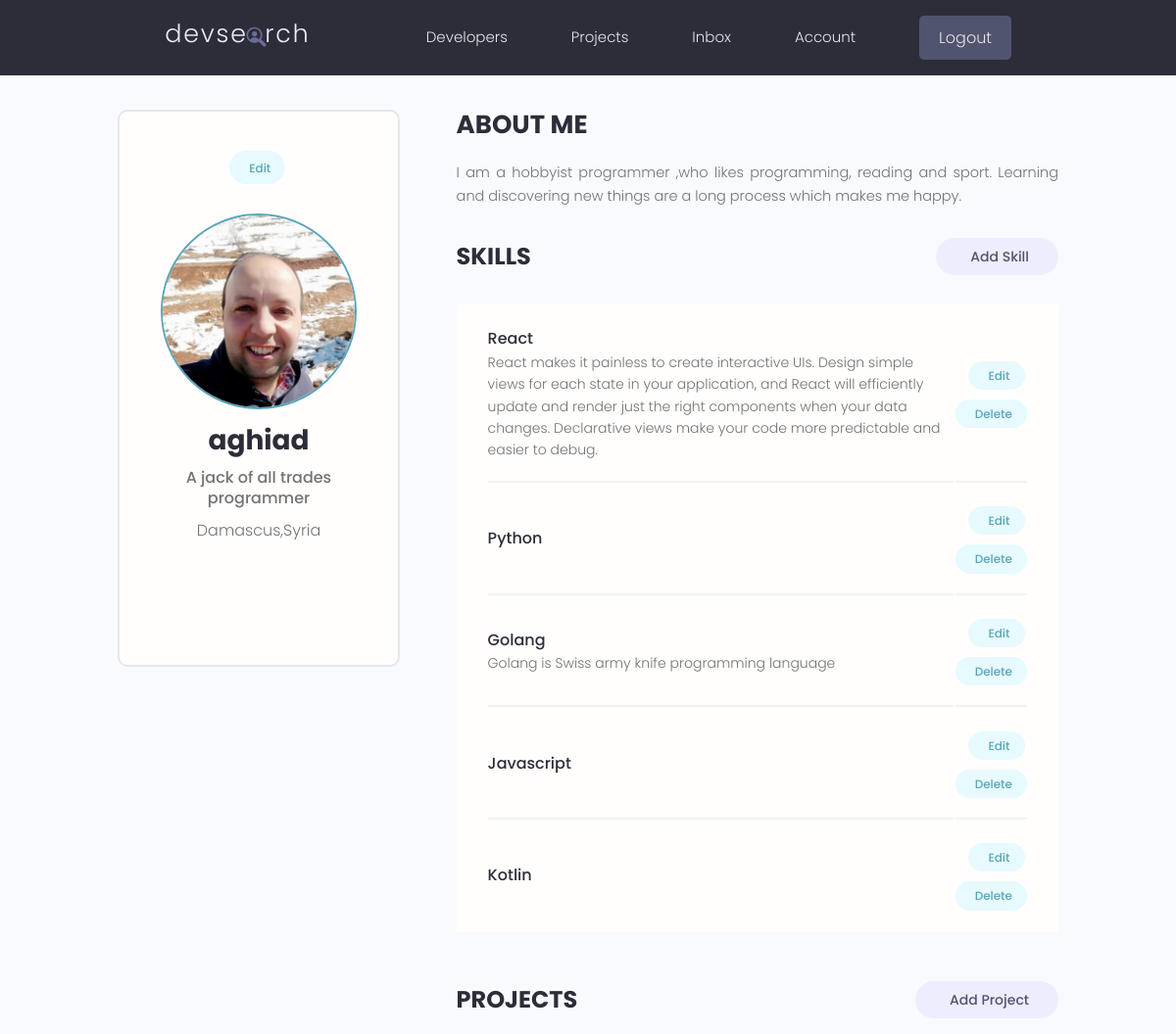
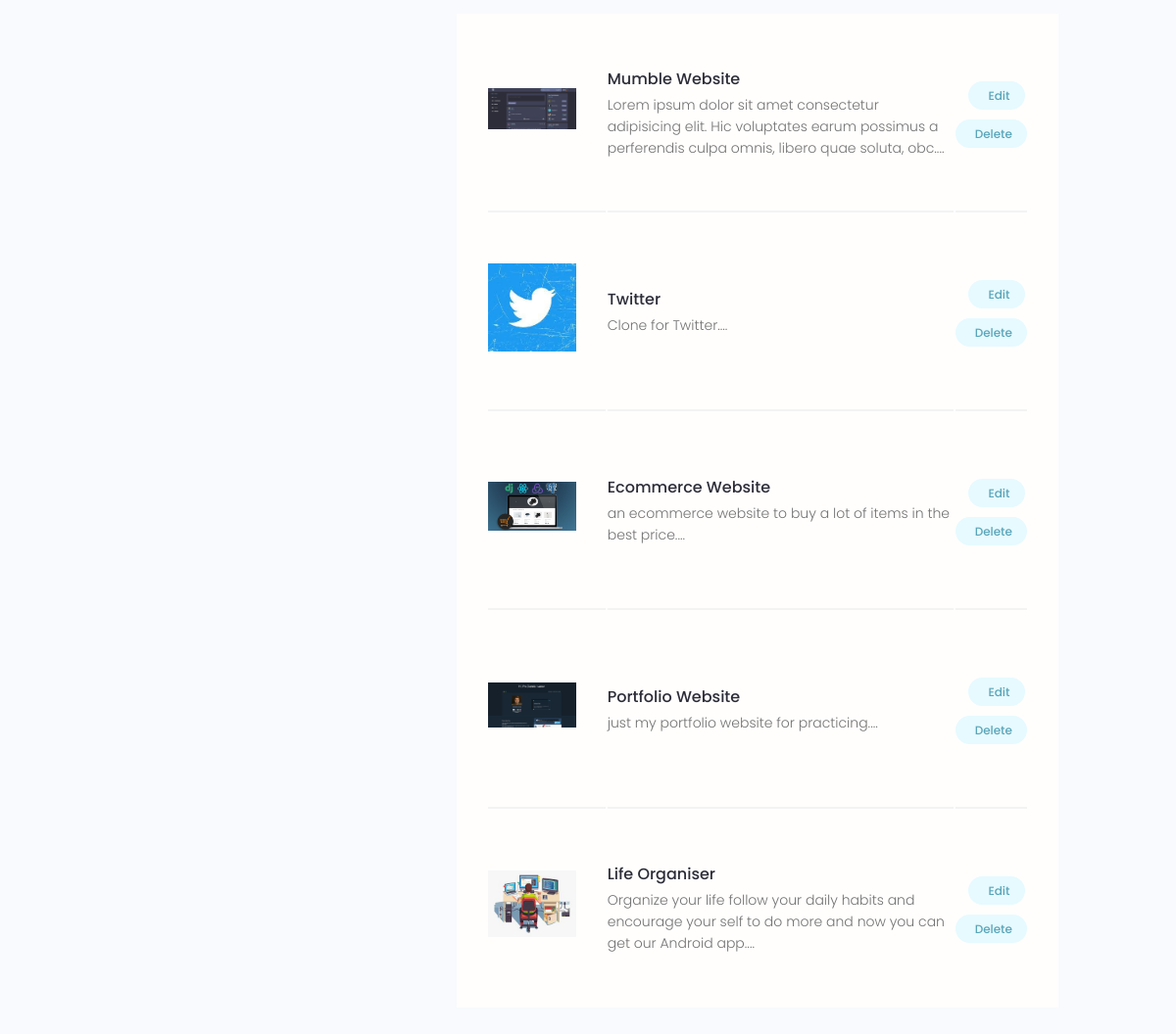
The app's page /account/ (signed in) with its own data (2 pictures, top to bottom).
### users/models.py (models this page shows, shortened)
class Profile(models.Model):
    user=models.OneToOneField(User,on_delete=models.CASCADE,null=True,blank=True)
    name=models.CharField(max_length=200,null=True,blank=True)
    email=models.EmailField(max_length=200,null=True,blank=True)
    username=models.CharField(max_length=200,blank=True,null=True)
    location=models.CharField(max_length=200,blank=True,null=True)
    short_intro=models.CharField(max_length=200,null=True,blank=True)
    bio=models.TextField(blank=True,null=True)
    profile_image=models.ImageField(blank=True,null=True,upload_to='profiles/',default='profiles/user-default.png')
    social_github=models.CharField(max_length=200,null=True,blank=True)
    social_twitter=models.CharField(max_length=200,null=True,blank=True)
    social_linkedin=models.CharField(max_length=200,null=True,blank=True)
    social_youtube=models.CharField(max_length=200,null=True,blank=True)
    social_website=models.CharField(max_length=200,null=True,blank=True)
    created=models.DateTimeField(auto_now_add=True)
    id=models.UUIDField(editable=False,primary_key=True,default=uuid.uuid4,unique=True)

class Skill(models.Model):
    owner=models.ForeignKey(
        Profile,on_delete=models.CASCADE,null=True,blank=True)
    name=models.CharField(max_length=200,null=True,blank=True)
    description=models.TextField(null=True,blank=True)
    created=models.DateTimeField(auto_now_add=True)
    id=models.UUIDField(
        default=uuid.uuid4,primary_key=True,unique=True,editable=False)

### projects/models.py (models this page shows, shortened)
class Project(models.Model):
    owner=models.ForeignKey(Profile,null=True,blank=True,on_delete=SET_NULL)
    title=models.CharField(max_length=200)
    description=models.TextField(null=True,blank=True)
    demo_link=models.CharField(max_length=2000,null=True,blank=True)
    source_link=models.CharField(max_length=2000,null=True,blank=True)
    featured_image=models.ImageField(null=True,blank=True,default='default.jpg')
    tags=models.ManyToManyField('Tag',blank=True)
    votes_total=models.IntegerField(default=0,null=True,blank=True)
    votes_ratio=models.IntegerField(default=0,null=True,blank=True)
    created=models.DateTimeField(auto_now_add=True)
    id=models.UUIDField(default=uuid.uuid4,primary_key=True,unique=True,editable=False)

### users/views.py (the view)
# urls.py: path('account/',views.userAccount,name='account'),
@login_required(login_url="login")
def userAccount(request):
    profile=request.user.profile
    skills=profile.skill_set.all()
    projects=profile.project_set.all()
    context={'profile':profile,'skills':skills,'projects':projects}
    return render(request,'users/account.html',context)

### users/templates/users/account.html (shortened to what this page needs)
{% extends 'main.html' %}
{% block content%}
  <main class="settingsPage profile my-md">
    <div class="container">
      <div class="layout">
        <div class="column column--1of3">
          <div class="card text-center">
            <div class="card__body dev">
              <a class="tag tag--pill tag--main settings__btn" href="{% url 'edit-account' %}"> Edit</a>
              <img class="avatar avatar--xl dev__avatar" src="{{profile.profile_image.url}}" />
              <h2 class="dev__name">{{profile.username}}</h2>
              <p class="dev__title">{{profile.short_intro}}</p>
              <p class="dev__location">{{profile.location}}</p>
              <ul class="dev__social">
              </ul>
            </div>
          </div>
        </div>
        <div class="column column--2of3">
          <div class="devInfo">
            <h3 class="devInfo__title">About Me</h3>
            <p class="devInfo__about">
             {{profile.bio}}
            </p>
          </div>
          <div class="settings">
            <h3 class="settings__title">Skills</h3>
            <a class="tag tag--pill tag--sub settings__btn tag--lg" href="#"> Add Skill</a>
          </div>
          <table class="settings__table">
            {% for skill in skills %}
            <tr>
              <td class="settings__tableInfo">
                <h4>{{skill.name}}</h4>
                <p>
                 {{skill.description}}
                </p>
              </td>
              <td class="settings__tableActions">
                <a class="tag tag--pill tag--main settings__btn" href="#"> Edit</a>
                <a class="tag tag--pill tag--main settings__btn" href="#">
                  Delete</a>
              </td>
            </tr>
            {% endfor %}
          </table>
          <div class="settings">
            <h3 class="settings__title">Projects</h3>
            <a class="tag tag--pill tag--sub settings__btn tag--lg" href="{% url 'create-project' %}"> Add Project</a>
          </div>
          <table class="settings__table">
            {% for project in projects%}
            <tr>
              <td class="settings__thumbnail">
                <a href="{% url 'project' project.id %}"><img src="{{project.featured_image.url}}" alt="Project Thumbnail" /></a>
              </td>
              <td class="settings__tableInfo">
                <a href="{% url 'project' project.id %}">{{project.title}}</a>
                <p>
                  {{project.description|slice:150}}....
                </p>
              </td>
              <td class="settings__tableActions">
                <a class="tag tag--pill tag--main settings__btn" href="{% url 'update-project' project.id %}"> Edit</a>
                <a class="tag tag--pill tag--main settings__btn" href="{% url 'delete-project' project.id %}">
                  Delete</a>
              </td>
            </tr>
            {% endfor %}
          </table>
        </div>
      </div>
    </div>
  </main>
{% endblock content %}

### static/styles/app.css (style rules this page uses)
:root { --color-sub: #2d2d39; }
.card { border: 2px solid var(--color-light); }
img { width: 100%; }
.profile .card > .dev { padding: 4rem; }
.dev__avatar { display: block; margin: auto; }
.dev__name { color: var(--color-sub); font-size: 2.8rem; font-weight: 700; margin-top: 1rem; margin-bottom: 0.5rem; }
.dev__title { font-size: 1.6rem; font-weight: 500; line-height: 1.3; }
.dev__location { margin-top: 1rem; }
.dev__social { margin: 3rem 0; list-style: none; display: flex; justify-content: center; gap: 1.5rem; }
.devInfo { margin-bottom: 3rem; }
.devInfo__title, .devInfo__subtitle { font-size: 2.6rem; color: var(--color-sub); text-transform: uppercase; font-weight: 700; margin-bottom: 1.5rem; }
.devInfo__about, .devSkill__info { font-size: 1.45rem; line-height: 1.7; text-align: justify; }
.settingsPage .dev > .settings__btn { display: inline-block; margin-bottom: 3rem; }
.settings { display: flex; justify-content: space-between; align-items: center; }
.settings__title { font-size: 2.4rem; text-transform: uppercase; font-weight: 700; color: var(--color-sub); }
.settings__table { margin-top: 3rem; margin-bottom: 5rem; padding: 0 3rem; background: var(--color-white); }
.settings__table tr { width: 100%; }
.settings__table tr > td { padding: 2rem 0; }
.settings__table tr:not(:last-child) td { border-bottom: 2px solid var(--color-white-light); }
.settings__thumbnail { width: 23%; min-width: 10rem; }
.settings__thumbnail img { padding-right: 3rem; height: 15rem; object-fit: contain; }
.settings__tableInfo { width: 100%; }
.settings__tableInfo h4, .settings__tableInfo a { padding-right: 1rem; width: auto; font-size: 1.6rem; font-weight: 500; color: var(--color-sub); }
.settings__tableInfo p { font-size: 1.4rem; }
.settings__tableActions { text-align: right; }

### static/uikit/styles/modules/_variables.css (style rules this page uses)
:root { --color-main: #5aa5b9; --color-main-light: #e6faff; --color-sub: #3f4156; --color-sub-light: #51546e; --color-sub-lighter: #ededfd; --color-text: #737373; --color-gray: #8b8b8b; --color-light: #e5e7eb; --color-light-gray: #767676; --color-bg: #f8fafd; --color-white: #fffefd; --color-white-light: #f3f3f3; --color-success: #359e64; --color-success-bg: #def8e8; --color-error: #fc4b0b; --color-error-bg: #fff2ee; --font-base: 'Poppins', arial, helvetica, 'Segoe UI', roboto, ubuntu, sans-serif; --font-monospace: 'Fira Code', 'Courier New', courier, monospace; --font-regular: 300; --font-medium: 500; --font-bold: 700; --generic-shadow: 1px 1px 5px #00000010; --generic-transition: all 0.3s ease-in-out; }

### static/uikit/styles/modules/_base.css (style rules this page uses)
* { margin: 0; padding: 0; box-sizing: border-box; text-rendering: optimizeLegibility; color: inherit; font-size: inherit; }
html { font-size: 50%; }
@media only screen and (min-width: 480px) { html { font-size: 56.25%; } }
@media only screen and (min-width: 1200px) { html { font-size: 62.5%; } }
body { line-height: 1.6; font-weight: 400; font-size: 1.5rem; color: var(--color-text); background-color: var(--color-bg); min-height: 100vh; }

### static/uikit/styles/modules/_typography.css (style rules this page uses)
* { font-family: var(--font-base); }
h2 { font-size: 3.6rem; font-weight: var(--font-bold); }
h3 { font-size: 3.2rem; font-weight: var(--font-medium); }
h4 { font-size: 2.8rem; font-weight: var(--font-medium); }
p, span, strong { font-size: 1.6rem; color: var(--color-text); font-weight: var(--font-regular); }
a { padding-bottom: 2px; text-decoration: none; display: inline-block; color: var(--color-main); font-weight: var(--font-medium); }

### static/uikit/styles/modules/_utilities.css (style rules this page uses)
.container { width: 92%; max-width: 165rem; margin: 0 auto; box-sizing: border-box; }
@media screen and (min-width: 1000px) { .container { width: 90%; } }
@media screen and (min-width: 1200px) { .container { width: 80%; } }
.text-center { text-align: center; }
.my-md { margin: 3rem auto; }

### static/uikit/styles/modules/_avatar.css (style rules this page uses)
.avatar { border-radius: 50%; border: 2px solid var(--color-main); object-fit: cover; }
.avatar--xl { height: 20rem; width: 20rem; }

### static/uikit/styles/modules/_card.css (style rules this page uses)
.card { border-radius: 1rem; background-color: var(--color-white); border: 1.5px solid var(--color-light); width: auto; height: auto; margin-top: 0.5rem; margin-bottom: 0.5rem; overflow: hidden; }
.card__body, .card__header { padding: 2rem 2.5rem; }

### static/uikit/styles/modules/_layout.css (style rules this page uses)
.layout { display: flex; flex-flow: row wrap; justify-content: space-between; }
.layout > .column { margin-bottom: 3rem; }
.layout > .column.column--1of3 { flex-basis: 30%; }
.layout > .column.column--2of3 { flex-basis: 64%; }

### records on screen
Profile: profile_image (picture), username "aghiad", short_intro "A jack of all trades programmer", location "Damascus,Syria", bio "I am a hobbyist programmer ,who likes programming, reading and sport. Learning and discovering new things are a long process which makes me happy."
Skill: name "React", description "React makes it painless to create interactive UIs. Design simple views for each state in your application, and React will efficiently update and render just the right components when your data changes. Declarative views make your code more predictable and easier to debug."
Skill: name "Python"
Skill: name "Golang", description "Golang is Swiss army knife programming language"
Skill: name "Javascript"
Skill: name "Kotlin"
Project: featured_image (picture), title "Mumble Website", description "Lorem ipsum dolor sit amet consectetur adipisicing elit. Hic voluptates earum possimus a perferendis culpa omnis, libero quae soluta, obc"
Project: featured_image (picture), title "Twitter", description "Clone for Twitter"
Project: featured_image (picture), title "Ecommerce Website", description "an ecommerce website to buy a lot of items in the best price"
Project: featured_image (picture), title "Portfolio Website", description "just my portfolio website for practicing"
Project: featured_image (picture), title "Life Organiser", description "Organize your life follow your daily habits and encourage your self to do more and now you can get our Android app"
